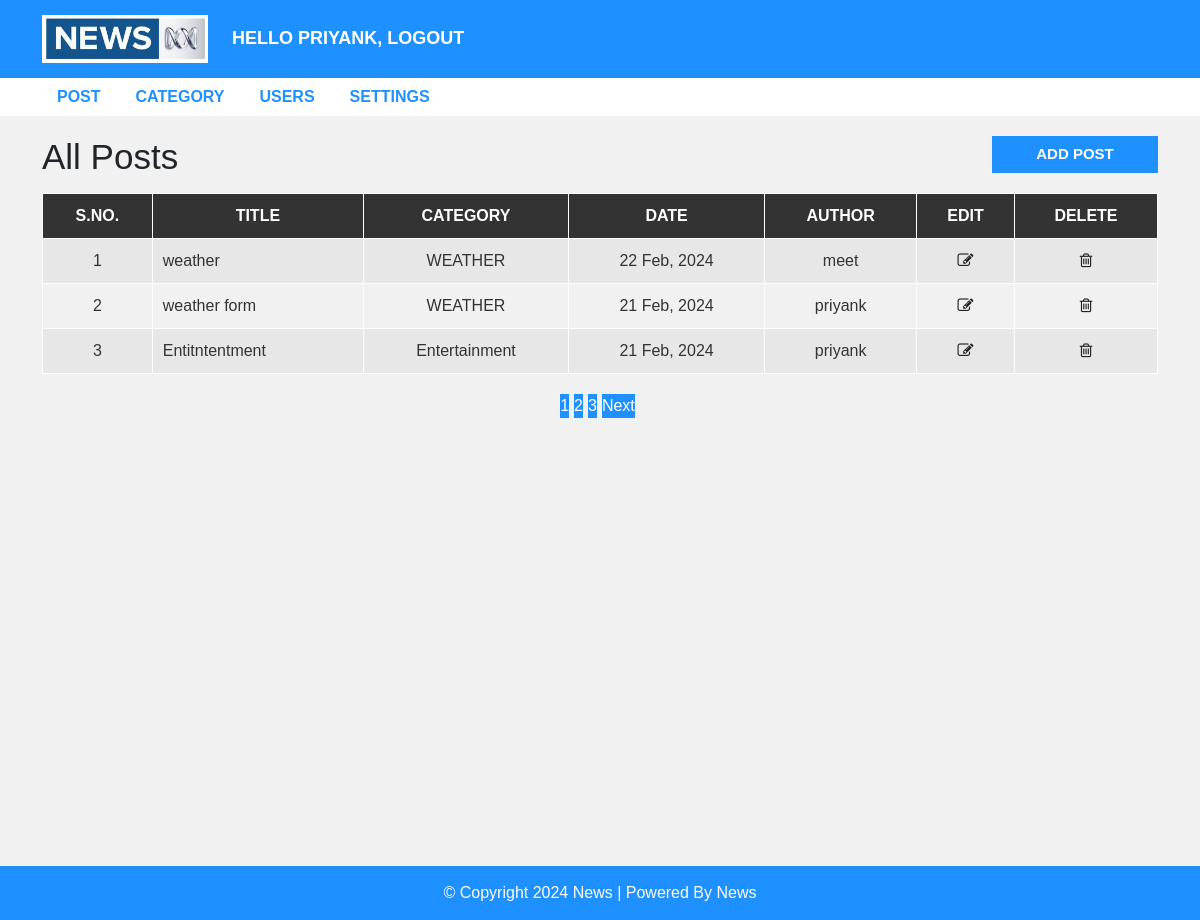
/admin/post.php (signed in), run on the app's committed database.
### tables this page shows
CREATE TABLE IF NOT EXISTS `post` (
  `post_id` int(11) NOT NULL AUTO_INCREMENT,
  `title` varchar(100) NOT NULL,
  `description` text NOT NULL,
  `category` varchar(100) NOT NULL,
  `post_date` varchar(50) NOT NULL,
  `author` int(11) NOT NULL,
  `post_img` varchar(100) NOT NULL,
  PRIMARY KEY (`post_id`),
  UNIQUE KEY `post_id` (`post_id`)
);

CREATE TABLE IF NOT EXISTS `category` (
  `category_id` int(11) NOT NULL AUTO_INCREMENT,
  `category_name` varchar(100) NOT NULL,
  `post` int(11) NOT NULL DEFAULT '0',
  PRIMARY KEY (`category_id`)
);

CREATE TABLE IF NOT EXISTS `user` (
  `user_id` int(10) UNSIGNED NOT NULL AUTO_INCREMENT,
  `first_name` varchar(30) NOT NULL,
  `last_name` varchar(30) NOT NULL,
  `username` varchar(30) DEFAULT NULL,
  `password` varchar(40) DEFAULT NULL,
  `role` int(11) NOT NULL,
  PRIMARY KEY (`user_id`)
);

### admin/post.php (the view, shortened to what this page needs)
<?php include "header.php"; ?>
  <div id="admin-content">
      <div class="container">
          <div class="row">
              <div class="col-md-10">
                  <h1 class="admin-heading">All Posts</h1>
              </div>
              <div class="col-md-2">
                  <a class="add-new" href="add-post.php">add post</a>
              </div>
              <div class="col-md-12">
                <?php
                  include "config.php";
                  $limit = 3;
                  if(isset($_GET['page'])){
                    $page = $_GET['page'];
                  }else{
                    $page = 1;
                  }
                  $offset = ($page - 1) * $limit;
                  if($_SESSION["user_role"] == '1'){
                    $sql = "SELECT post.post_id, post.title, post.description,post.post_date,
                    category.category_name,user.username,post.category FROM post
                    LEFT JOIN category ON post.category = category.category_id
                    LEFT JOIN user ON post.author = user.user_id
                    ORDER BY post.post_id DESC LIMIT {$offset},{$limit}";
                  }
                  $result = mysqli_query($conn, $sql) or die("Query Failed.");
                  if(mysqli_num_rows($result) > 0){
                ?>
                  <table class="content-table">
                      <thead>
                          <th>S.No.</th>
                          <th>Title</th>
                          <th>Category</th>
                          <th>Date</th>
                          <th>Author</th>
                          <th>Edit</th>
                          <?php
                          if($_SESSION["user_role"] == '1')
                              {
                                ?>
                               <th>Delete</th>
                                <?php
                              }
                              ?>
                      </thead>
                      <tbody>
                        <?php
                        $serial = $offset + 1;
                        while($row = mysqli_fetch_assoc($result)) {?>
                          <tr>
                              <td class='id'><?php echo $serial; ?></td>
                              <td><?php echo $row['title']; ?></td>
                              <td><?php echo $row['category_name']; ?></td>
                              <td><?php echo $row['post_date']; ?></td>
                              <td><?php echo $row['username']; ?></td>
                              <td class='edit'><a href='update-post.php?id=<?php echo $row['post_id']; ?>'><i class='fa fa-edit'></i></a></td>
                              <?php
                              if($_SESSION["user_role"] == '1')
                              {
                                ?>
                                <td class='delete'><a href='delete-post.php?id=<?php echo $row['post_id']; ?>&catid=<?php echo $row['category']; ?>'><i class='fa fa-trash-o'></i></a></td>
                                <?php
                              }
                              ?>
                          </tr>
                          <?php
                          $serial++;
                        } ?>
                      </tbody>
                  </table>
                  <?php
                }else {
                  echo "<h3>No Results Found.</h3>";
                }
                if($_SESSION["user_role"] == '1'){
                  $sql1 = "SELECT * FROM post";
                }elseif($_SESSION["user_role"] == '0'){
                  $sql1 = "SELECT * FROM post
                  WHERE author = {$_SESSION['user_id']}";
                }
                $result1 = mysqli_query($conn, $sql1) or die("Query Failed.");
                if(mysqli_num_rows($result1) > 0){
                  $total_records = mysqli_num_rows($result1);
                  $total_page = ceil($total_records / $limit);
                  echo '<ul class="pagination admin-pagination">';
                  for($i = 1; $i <= $total_page; $i++){
                    if($i == $page){
                      $active = "active";
                    }else{
                      $active = "";
                    }
                    echo '<li class="'.$active.'"><a href="post.php?page='.$i.'">'.$i.'</a></li>';
                  }
                  if($total_page > $page){
                    echo '<li><a href="post.php?page='.($page + 1).'">Next</a></li>';
                  }
                  echo '</ul>';
                }
                  ?>
              </div>
          </div>
      </div>
  </div>
<?php include "footer.php"; ?>

### admin/css/css/style.css (style rules this page uses)
body { background: #f1f1f1; font-family: sans-serif,arial,Helvetica; }
a, a:hover, a:focus { text-decoration: none; outline: none; }
ul { margin:0; padding:0; list-style:none; }
#admin-content { padding: 20px 0; min-height: 750px; }
#admin-content .admin-heading { font-size: 35px; margin: 0 0 15px; }
#admin-content .add-new { color: #fff; background-color: #1E90FF; font-size: 15px; font-weight: 600; text-align: center; text-transform: uppercase; padding: 7px 10px; display: block; transition: all 0.3s; }
#admin-content .content-table { border: 1px solid #000; width: 100%; margin: 0 0 20px; }
#admin-content .content-table thead { color: #fff; background-color: #333; }
#admin-content .content-table th { padding: 10px; border: 1px solid #fff; font-weight: 600; text-align: center; text-transform: uppercase; }
#admin-content .content-table tbody { color: #333; }
#admin-content .content-table tbody tr { background-color: #e7e7e7; }
#admin-content .content-table tbody tr:nth-child(even) { background-color: transparent; }
#admin-content .content-table tbody td { padding: 10px; border: 1px solid #fff; text-align: center; }
#admin-content .content-table tbody td:nth-child(2) { text-align: left; }
#admin-content .admin-pagination { margin: 0; }
#admin-content .admin-pagination li a { display: block; }
.id, .edit, .delete { text-align:center; }
.pagination { display: block; text-align: center; margin: 0; }
.pagination li { display:inline-block; margin: 0 5px 0 0; }
.pagination li a { border: none; background: #1e90ff; color: #fff; }
i.fa { color:#222; }

### data on the page
post: title "weather", category.category_name "WEATHER", post_date "22 Feb, 2024", user.username "meet"
post: title "weather form", category.category_name "WEATHER", post_date "21 Feb, 2024", user.username "priyank"
post: title "Entitntentment", category.category_name "Entertainment", post_date "21 Feb, 2024", user.username "priyank"

### other printed values
$_SESSION["username"] "PRIYANK"
